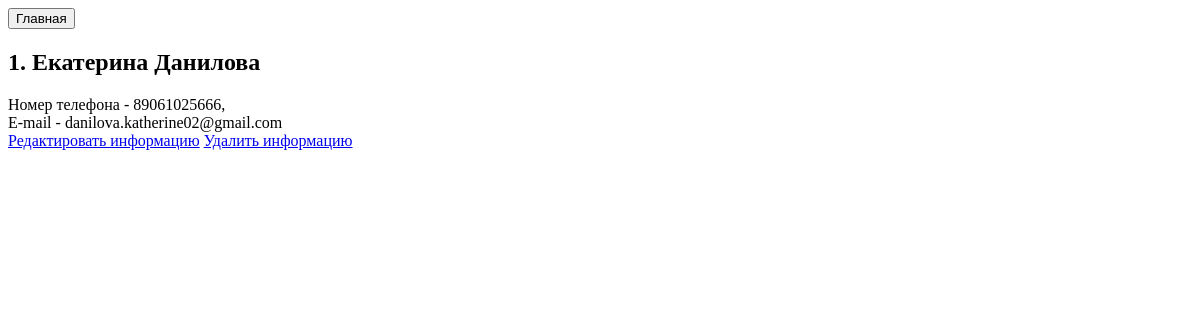
Before: /customers/1/ with the older database file.
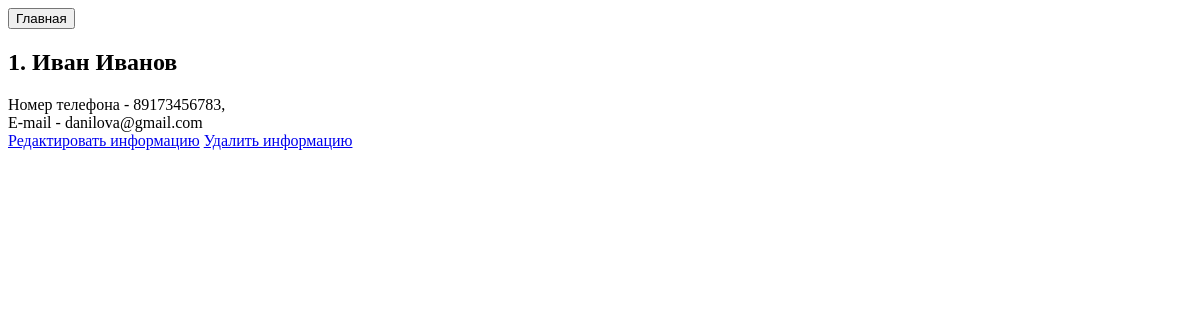
After: the same page with the newer database file.
### customers/models.py (models this page shows, shortened)
class Customers(models.Model):
    customer_id = models.IntegerField(unique=True)
    name = models.CharField('Имя', max_length=50, blank=True)
    last_name = models.CharField('Фамилия', max_length=50, blank=True)
    number = models.IntegerField('Номер телефона', blank=True, unique=True)
    email = models.EmailField('E-mail', max_length=50, blank=True, unique=True)

### customers/views.py (the view)
# urls.py: path('<int:pk>/', CustomersDetailView.as_view(), name='detail'),
class CustomersDetailView(DetailView):
    model = Customers
    template_name = 'customers/detail.html'
    context_object_name = 'customer'

### customers/templates/customers/detail.html (shortened to what this page needs)
<html lang="en">
<head>
</head>
<body>
    <a href="{% url "main:index" %}"><button>Главная</button></a><br>
    <div>
        <h2>{{customer.customer_id}}. {{customer.name}} {{customer.last_name}}</h2>
        <div>
            Номер телефона - {{customer.number}},<br>
            E-mail - {{customer.email}}<br>
        </div>
        <a href="{% url "customers:update" customer.id %}">Редактировать информацию</a>
        <a href="{% url "customers:delete" customer.id %}">Удалить информацию</a>
    </div>
</body>
</html>

Changed rows visible on the page:
changed Customers: name "Екатерина" → "Иван"; last_name "Данилова" → "Иванов"; number "89061025666" → "89173456783"; email "danilova.katherine02@gmail.com" → "danilova@gmail.com"
